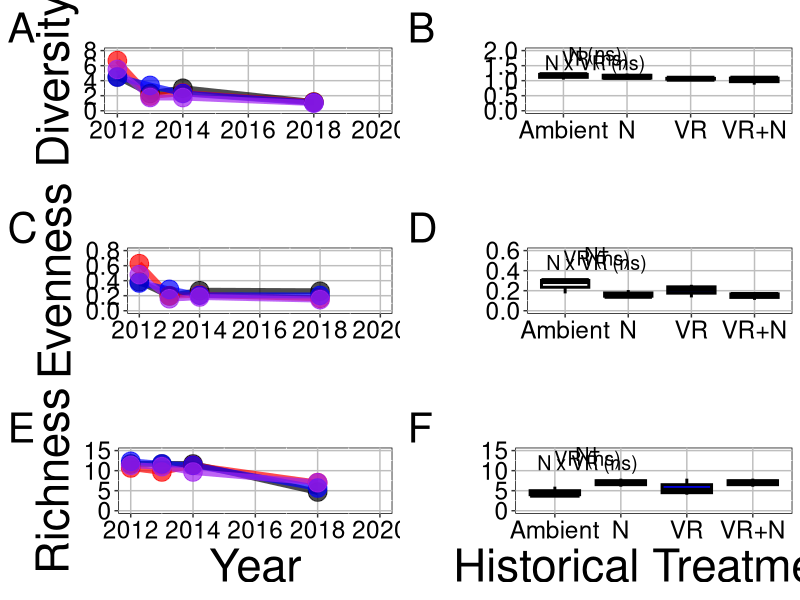
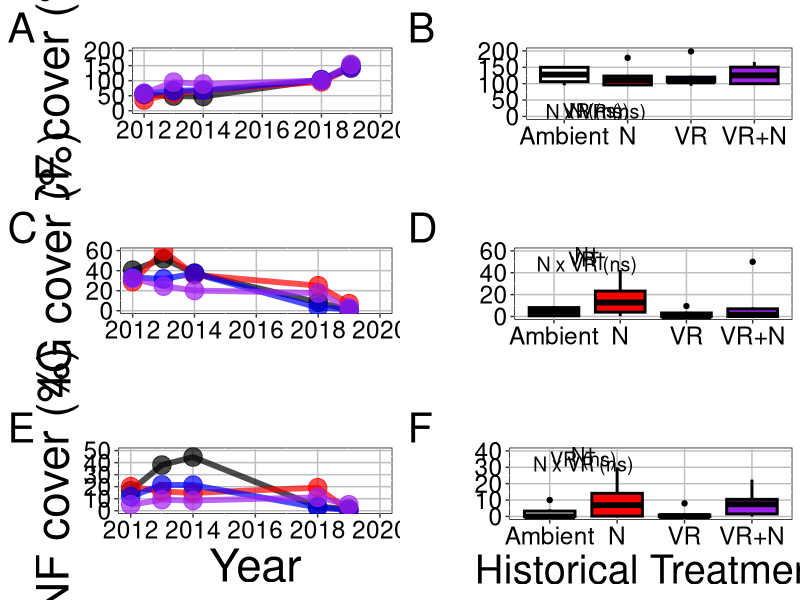

Generate these figures, in order, with R:
# script for plotting data from the PRICLE after cessation of treatments

## Load packages and functions
library(lme4)
library(car)
library(emmeans)
library(tidyverse)
library(gtable)
library(grid)

multiplot <- function(..., plotlist=NULL, cols) {
  require(grid)
  
  # Make a list from the ... arguments and plotlist
  plots <- c(list(...), plotlist)
  
  numPlots = length(plots)
  
  # Make the panel
  plotCols = cols                          # Number of columns of plots
  plotRows = ceiling(numPlots/plotCols) # Number of rows needed, calculated from # of cols
  
  # Set up the page
  grid.newpage()
  pushViewport(viewport(layout = grid.layout(plotRows, plotCols)))
  vplayout <- function(x, y)
    viewport(layout.pos.row = x, layout.pos.col = y)
  
  # Make each plot, in the correct location
  for (i in 1:numPlots) {
    curRow = ceiling(i/plotCols)
    curCol = (i-1) %% plotCols + 1
    print(plots[[i]], vp = vplayout(curRow, curCol ))
  }
  
}

## read in data
diversity = subset(read.csv('../data/diversity_data.csv'))
cover_sum = subset(read.csv('../data/cover_pft_data.csv'))

## create factors
diversity$nitrogenfac = as.factor(diversity$nitrogen)
diversity$precipitationfac = as.factor(diversity$precipitation)
diversity$blockfac = as.factor(diversity$block)
diversity$yearfac = as.factor(diversity$year)
diversity$plotfac = as.factor(diversity$plot)
cover_sum$nitrogenfac = as.factor(cover_sum$nitrogen)
cover_sum$precipitationfac = as.factor(cover_sum$precipitation)
cover_sum$blockfac = as.factor(cover_sum$block)
cover_sum$yearfac = as.factor(cover_sum$year)
cover_sum$plotfac = as.factor(cover_sum$plot)

## create treatment variable
diversity$treatment[diversity$precipitationfac == '0' & diversity$nitrogenfac == '0'] = 'Ambient'
diversity$treatment[diversity$precipitationfac == '1' & diversity$nitrogenfac == '0'] = 'VR'
diversity$treatment[diversity$precipitationfac == '0' & diversity$nitrogenfac == '1'] = 'N'
diversity$treatment[diversity$precipitationfac == '1' & diversity$nitrogenfac == '1'] = 'VR+N'
cover_sum$treatment[cover_sum$precipitationfac == '0' & cover_sum$nitrogenfac == '0'] = 'Ambient'
cover_sum$treatment[cover_sum$precipitationfac == '1' & cover_sum$nitrogenfac == '0'] = 'VR'
cover_sum$treatment[cover_sum$precipitationfac == '0' & cover_sum$nitrogenfac == '1'] = 'N'
cover_sum$treatment[cover_sum$precipitationfac == '1' & cover_sum$nitrogenfac == '1'] = 'VR+N'

## create summarized dataset (for time plotting)
diversity_group_by = group_by(diversity, yearfac, treatment)
diversity_year_mean = summarise(diversity_group_by,
                                n = n(),
                                D_mean = mean(D, na.rm = T),
                                D_se = sd(D, na.rm = T)/sqrt(n),
                                E_mean = mean(E, na.rm = T),
                                E_se = sd(E, na.rm = T)/sqrt(n),
                                R_mean = mean(R, na.rm = T),
                                R_se = sd(R, na.rm = T)/sqrt(n))
diversity_year_mean$year = as.numeric(as.character(diversity_year_mean$yearfac))

cover_sum_group_by = group_by(cover_sum, yearfac, treatment, pft)
cover_sum_year_mean = summarise(cover_sum_group_by,
                                n = n(),
                                Sum_mean = mean(Sum, na.rm = T),
                                Sum_se = sd(Sum, na.rm = T)/sqrt(n))
cover_sum_year_mean$year = as.numeric(as.character(cover_sum_year_mean$yearfac))

## create figures

### diversity figure
d_plot = ggplot(data = subset(diversity, year > 2015), 
                aes(y = D, x = treatment, fill = treatment)) +
  theme(legend.position = 'none',
        legend.title = element_blank(),
        axis.title.y=element_text(size=rel(3), colour = 'black'),
        axis.title.x=element_text(size=rel(3), colour = 'black'),
        axis.text.x=element_text(size=rel(2), colour = 'black'),
        axis.text.y=element_text(size=rel(2), colour = 'black'),
        panel.background = element_rect(fill = 'white', colour = 'black'),
        panel.grid.major = element_line(colour = "grey"),
        legend.background = element_blank(),
        legend.box.background = element_rect(colour = "black"),
        plot.tag = element_text(size = 30)) +
  geom_boxplot(position = 'dodge', colour = 'black', lwd = 1) +
  scale_fill_manual(values = c('white', 'red', 'blue', 'purple')) +
  ylim(c(0, 2)) +
  ylab('') +
  xlab('') +
  annotate('text', x = 1.5, y = c(1.9, 1.75, 1.6), 
           label = c('N (ns)', 'VR (ns)', 'N x VR (ns)'), size = 5) +
  labs(tag = "B")

d_plot_time = ggplot(data = diversity_year_mean, 
                     aes(y = D_mean, x = year, color = treatment)) +
  theme(legend.position = 'none',
        legend.title = element_blank(),
        axis.title.y=element_text(size=rel(3), colour = 'black'),
        axis.title.x=element_text(size=rel(3), colour = 'black'),
        axis.text.x=element_text(size=rel(2), colour = 'black'),
        axis.text.y=element_text(size=rel(2), colour = 'black'),
        panel.background = element_rect(fill = 'white', colour = 'black'),
        panel.grid.major = element_line(colour = "grey"),
        legend.background = element_blank(),
        legend.box.background = element_rect(colour = "black"),
        plot.tag = element_text(size = 30)) +
  geom_line(size = 2, alpha = 0.7) +
  geom_point(size = 6, alpha = 0.7) +
  scale_color_manual(values = c('black', 'red', 'blue', 'purple')) +
  ylim(c(0, 8)) +
  xlim(c(2012, 2020)) +
  ylab('Diversity') +
  xlab('') +
  labs(tag = "A")

e_plot = ggplot(data = subset(diversity, year > 2015), 
                aes(y = E, x = treatment, fill = treatment)) +
  theme(legend.position = 'none',
        legend.title = element_blank(),
        axis.title.y=element_text(size=rel(3), colour = 'black'),
        axis.title.x=element_text(size=rel(3), colour = 'black'),
        axis.text.x=element_text(size=rel(2), colour = 'black'),
        axis.text.y=element_text(size=rel(2), colour = 'black'),
        panel.background = element_rect(fill = 'white', colour = 'black'),
        panel.grid.major = element_line(colour = "grey"),
        legend.background = element_blank(),
        legend.box.background = element_rect(colour = "black"),
        plot.tag = element_text(size = 30)) +
  geom_boxplot(position = 'dodge', colour = 'black', lwd = 1) +
  scale_fill_manual(values = c('white', 'red', 'blue', 'purple')) +
  ylim(c(0, 0.6)) +
  ylab('') +
  xlab('') +
  annotate('text', x = 1.5, y = c(1.9/3.33, 1.75/3.33, 1.6/3.33), 
           label = c('N†', 'VR (ns)', 'N x VR (ns)'), size = 5) +
  labs(tag = "D")

e_plot_time = ggplot(data = diversity_year_mean, 
                     aes(y = E_mean, x = year, color = treatment)) +
  theme(legend.position = 'none',
        legend.title = element_blank(),
        axis.title.y=element_text(size=rel(3), colour = 'black'),
        axis.title.x=element_text(size=rel(3), colour = 'black'),
        axis.text.x=element_text(size=rel(2), colour = 'black'),
        axis.text.y=element_text(size=rel(2), colour = 'black'),
        panel.background = element_rect(fill = 'white', colour = 'black'),
        panel.grid.major = element_line(colour = "grey"),
        legend.background = element_blank(),
        legend.box.background = element_rect(colour = "black"),
        plot.tag = element_text(size = 30)) +
  geom_line(size = 2, alpha = 0.7) +
  geom_point(size = 6, alpha = 0.7) +
  scale_color_manual(values = c('black', 'red', 'blue', 'purple')) +
  ylim(c(0, 0.8)) +
  xlim(c(2012, 2020)) +
  ylab('Evenness') +
  xlab('') +
  labs(tag = "C")

r_plot = ggplot(data = subset(diversity, year > 2015), 
                aes(y = R, x = treatment, fill = treatment)) +
  theme(legend.position = 'none',
        legend.title = element_blank(),
        axis.title.y=element_text(size=rel(3), colour = 'black'),
        axis.title.x=element_text(size=rel(3), colour = 'black'),
        axis.text.x=element_text(size=rel(2), colour = 'black'),
        axis.text.y=element_text(size=rel(2), colour = 'black'),
        panel.background = element_rect(fill = 'white', colour = 'black'),
        panel.grid.major = element_line(colour = "grey"),
        legend.background = element_blank(),
        legend.box.background = element_rect(colour = "black"),
        plot.tag = element_text(size = 30)) +
  geom_boxplot(position = 'dodge', colour = 'black', lwd = 1) +
  scale_fill_manual(values = c('white', 'red', 'blue', 'purple')) +
  ylim(c(0, 15)) +
  ylab('') +
  xlab('Historical Treatment') +
  annotate('text', x = 1.5, y = c(1.9*7.5, 1.75*7.5, 1.6*7.5), 
           label = c('N†', 'VR (ns)', 'N x VR (ns)'), size = 5) +
  labs(tag = "F")

r_plot_time = ggplot(data = diversity_year_mean, 
                     aes(y = R_mean, x = year, color = treatment)) +
  theme(legend.position = 'none',
        legend.title = element_blank(),
        axis.title.y=element_text(size=rel(3), colour = 'black'),
        axis.title.x=element_text(size=rel(3), colour = 'black'),
        axis.text.x=element_text(size=rel(2), colour = 'black'),
        axis.text.y=element_text(size=rel(2), colour = 'black'),
        panel.background = element_rect(fill = 'white', colour = 'black'),
        panel.grid.major = element_line(colour = "grey"),
        legend.background = element_blank(),
        legend.box.background = element_rect(colour = "black"),
        plot.tag = element_text(size = 30)) +
  geom_line(size = 2, alpha = 0.7) +
  geom_point(size = 6, alpha = 0.7) +
  scale_color_manual(values = c('black', 'red', 'blue', 'purple')) +
  ylim(c(0, 15)) +
  xlim(c(2012, 2020)) +
  ylab('Richness') +
  xlab('Year') +
  labs(tag = "E")

jpeg(filename = "plots/diversity_plot_v2.jpeg", 
     width = 15, height = 15, units = 'in', res = 600)
multiplot(d_plot_time, d_plot, e_plot_time, e_plot, r_plot_time, r_plot, cols = 2)
dev.off()

### plant type figure
cf_plot = ggplot(data = subset(cover_sum, pft == 'cf' & year > 2015), 
                 aes(y = Sum, x = treatment, fill = treatment)) +
  theme(legend.position = 'none',
        legend.title = element_blank(),
        axis.title.y=element_text(size=rel(2.6), colour = 'black'),
        axis.title.x=element_text(size=rel(2.6), colour = 'black'),
        axis.text.x=element_text(size=rel(2), colour = 'black'),
        axis.text.y=element_text(size=rel(2), colour = 'black'),
        panel.background = element_rect(fill = 'white', colour = 'black'),
        panel.grid.major = element_line(colour = "grey"),
        legend.background = element_blank(),
        legend.box.background = element_rect(colour = "black"),
        plot.tag = element_text(size = 30)) +
  geom_boxplot(position = 'dodge', colour = 'black', lwd = 1) +
  scale_fill_manual(values = c('white', 'red', 'blue', 'purple')) +
  ylim(c(0, 200)) +
  ylab('') +
  xlab('') +
  annotate('text', x = 1.5, y = c(1.9*10, 1.75*10, 1.6*10), 
           label = c('N (ns)', 'VR (ns)', 'N x VR (ns)'), size = 5) +
  labs(tag = "B")

cf_plot_time = ggplot(data = subset(cover_sum_year_mean, pft == 'cf'), 
                     aes(y = Sum_mean, x = year, color = treatment)) +
  theme(legend.position = 'none',
        legend.title = element_blank(),
        axis.title.y=element_text(size=rel(3), colour = 'black'),
        axis.title.x=element_text(size=rel(3), colour = 'black'),
        axis.text.x=element_text(size=rel(2), colour = 'black'),
        axis.text.y=element_text(size=rel(2), colour = 'black'),
        panel.background = element_rect(fill = 'white', colour = 'black'),
        panel.grid.major = element_line(colour = "grey"),
        legend.background = element_blank(),
        legend.box.background = element_rect(colour = "black"),
        plot.tag = element_text(size = 30)) +
  geom_line(size = 2, alpha = 0.7) +
  geom_point(size = 6, alpha = 0.7) +
  scale_color_manual(values = c('black', 'red', 'blue', 'purple')) +
  ylim(c(0, 200)) +
  xlim(c(2012, 2020)) +
  ylab('CF cover (%)') +
  xlab('') +
  labs(tag = "A")

c4g_plot = ggplot(data = subset(cover_sum, pft == 'c4g' & year > 2015), 
                  aes(y = Sum, x = treatment, fill = treatment)) +
  theme(legend.position = 'none',
        legend.title = element_blank(),
        axis.title.y=element_text(size=rel(2.6), colour = 'black'),
        axis.title.x=element_text(size=rel(2.6), colour = 'black'),
        axis.text.x=element_text(size=rel(2), colour = 'black'),
        axis.text.y=element_text(size=rel(2), colour = 'black'),
        panel.background = element_rect(fill = 'white', colour = 'black'),
        panel.grid.major = element_line(colour = "grey"),
        legend.background = element_blank(),
        legend.box.background = element_rect(colour = "black"),
        plot.tag = element_text(size = 30)) +
  geom_boxplot(position = 'dodge', colour = 'black', lwd = 1) +
  scale_fill_manual(values = c('white', 'red', 'blue', 'purple')) +
  ylim(c(0, 60)) +
  ylab('') +
  xlab('') +
  annotate('text', x = 1.5, y = c(1.9*30, 1.75*30, 1.6*30), 
           label = c('N†', 'VR†', 'N x VR (ns)'), size = 5) +
    labs(tag = "D")

c4g_plot_time = ggplot(data = subset(cover_sum_year_mean, pft == 'c4g'), 
                      aes(y = Sum_mean, x = year, color = treatment)) +
  theme(legend.position = 'none',
        legend.title = element_blank(),
        axis.title.y=element_text(size=rel(3), colour = 'black'),
        axis.title.x=element_text(size=rel(3), colour = 'black'),
        axis.text.x=element_text(size=rel(2), colour = 'black'),
        axis.text.y=element_text(size=rel(2), colour = 'black'),
        panel.background = element_rect(fill = 'white', colour = 'black'),
        panel.grid.major = element_line(colour = "grey"),
        legend.background = element_blank(),
        legend.box.background = element_rect(colour = "black"),
        plot.tag = element_text(size = 30)) +
  geom_line(size = 2, alpha = 0.7) +
  geom_point(size = 6, alpha = 0.7) +
  scale_color_manual(values = c('black', 'red', 'blue', 'purple')) +
  ylim(c(0, 60)) +
  xlim(c(2012, 2020)) +
  ylab('C4G cover (%)') +
  xlab('') +
  labs(tag = "C")

nf_plot = ggplot(data = subset(cover_sum, pft == 'nf' & year > 2015), 
                 aes(y = Sum, x = treatment, fill = treatment)) +
  theme(legend.position = 'none',
        legend.title = element_blank(),
        axis.title.y=element_text(size=rel(2.6), colour = 'black'),
        axis.title.x=element_text(size=rel(2.6), colour = 'black'),
        axis.text.x=element_text(size=rel(2), colour = 'black'),
        axis.text.y=element_text(size=rel(2), colour = 'black'),
        panel.background = element_rect(fill = 'white', colour = 'black'),
        panel.grid.major = element_line(colour = "grey"),
        legend.background = element_blank(),
        legend.box.background = element_rect(colour = "black"),
        plot.tag = element_text(size = 30)) +
  geom_boxplot(position = 'dodge', colour = 'black', lwd = 1) +
  scale_fill_manual(values = c('white', 'red', 'blue', 'purple')) +
  ylim(c(0, 40)) +
  ylab('') +
  xlab('Historical Treatment') +
  annotate('text', x = 1.5, y = c(1.9*20, 1.75*20, 1.6*20), 
           label = c('N†', 'VR (ns)', 'N x VR (ns)'), size = 5) +
    labs(tag = "F")

nf_plot_time = ggplot(data = subset(cover_sum_year_mean, pft == 'nf'), 
                       aes(y = Sum_mean, x = year, color = treatment)) +
  theme(legend.position = 'none',
        legend.title = element_blank(),
        axis.title.y=element_text(size=rel(3), colour = 'black'),
        axis.title.x=element_text(size=rel(3), colour = 'black'),
        axis.text.x=element_text(size=rel(2), colour = 'black'),
        axis.text.y=element_text(size=rel(2), colour = 'black'),
        panel.background = element_rect(fill = 'white', colour = 'black'),
        panel.grid.major = element_line(colour = "grey"),
        legend.background = element_blank(),
        legend.box.background = element_rect(colour = "black"),
        plot.tag = element_text(size = 30)) +
  geom_line(size = 2, alpha = 0.7) +
  geom_point(size = 6, alpha = 0.7) +
  scale_color_manual(values = c('black', 'red', 'blue', 'purple')) +
  ylim(c(0, 50)) +
  xlim(c(2012, 2020)) +
  ylab('NF cover (%)') +
  xlab('Year') +
  labs(tag = "E")

jpeg(filename = "plots/pft_plot_v2.jpeg", 
     width = 15, height = 15, units = 'in', res = 600)
multiplot(cf_plot_time, cf_plot, c4g_plot_time, c4g_plot, nf_plot_time, nf_plot, cols = 2)
dev.off()
